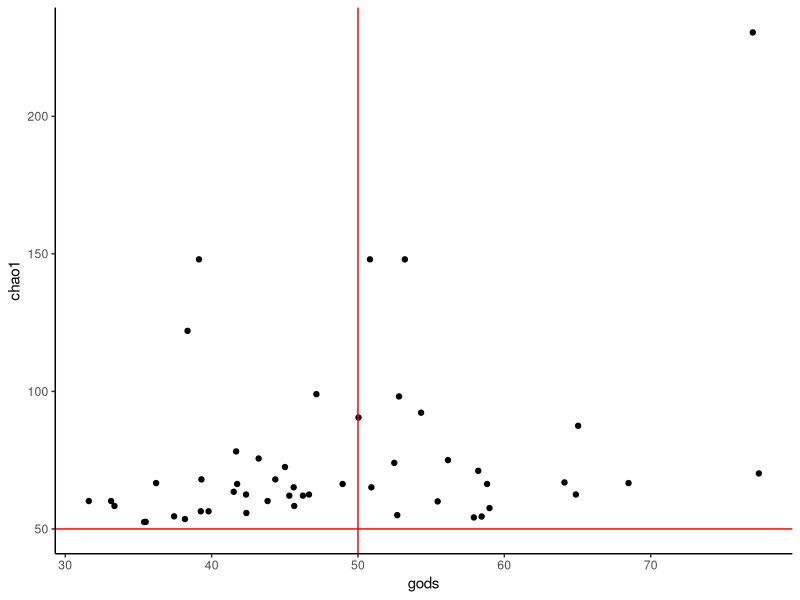
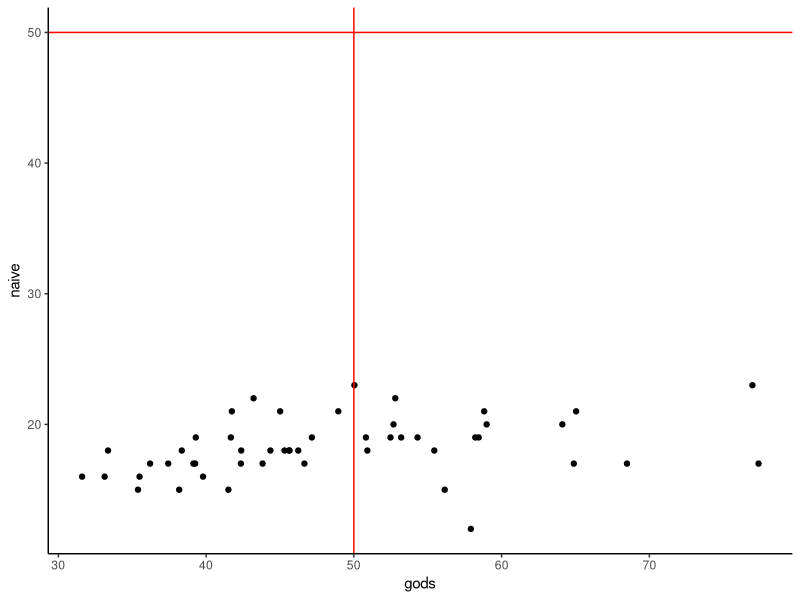
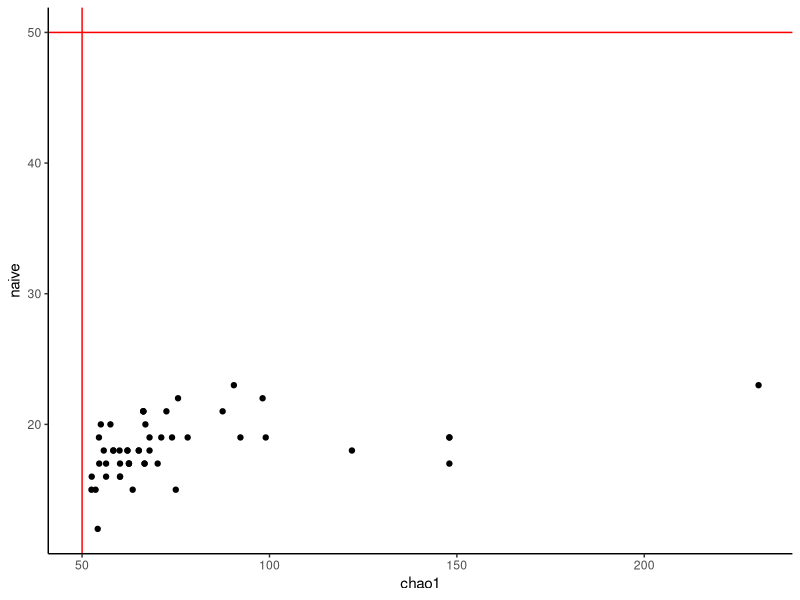

Source code (R) for these figures, in order:
# script to test god's unbiased rarity estimator on simluated community data

#a couple useful diversity estimators
library(tidyverse)

#Now make GUE (God's Unbiased Estimator)
GUE<-function(freqs, true_p,l){
    ifelse((l==0),
           exp(sum(freqs*log(1/true_p))/sum(freqs)),
           (sum(freqs*(1/true_p)^l))^(1/l)
    )
}
#Chao1, with her own weird thing for no doubletons
c1<-function(x){length(x>0)+ifelse(
    sum(x==2)>0,
    sum(x==1)^2/(sum(x==2)*2),
    sum(x==1)*(sum(x==1)-1)/2)}

#do reps times to test bias, store to a list
reps<-50
#number of true species
S<-50
#number of individuals in sample
N<-30
l<-1

out<-vector("list", reps)

out<-map_dfr(lapply(1:reps, function(x){
#make a lognormal SAD with S species

a<-exp(rnorm(S))
true_p=a/sum(a)

#Sample N from it to get observations

obs_namelist<-sample(1:S, size=N, replace=T, prob=a)
freqs<-unlist(lapply(1:S, function(x){length(which(obs_namelist==x))}))


true<-GUE(true_p, true_p, l)
gods<-GUE(freqs/sum(freqs), true_p, l)   
naive<-GUE((freqs/sum(freqs))[freqs/sum(freqs)!=0],(freqs/sum(freqs))[freqs/sum(freqs)!=0],l)
chao1<-c1(freqs)



return(data.frame(true, gods, naive, chao1, S, l, N))
}), rbind)


plot_ests<-function(df, e1, e2){(df %>% ggplot(aes(x=get(e1), y=get(e2)))
    +geom_point()
    +labs(x=e1, y=e2)
    +geom_hline(yintercept=S, color="red")
    +geom_vline(xintercept=S, color="red")
    +theme_classic())
}

plot_ests(out, "gods", "chao1")
plot_ests(out, "gods", "naive")
plot_ests(out, "chao1", "naive")



